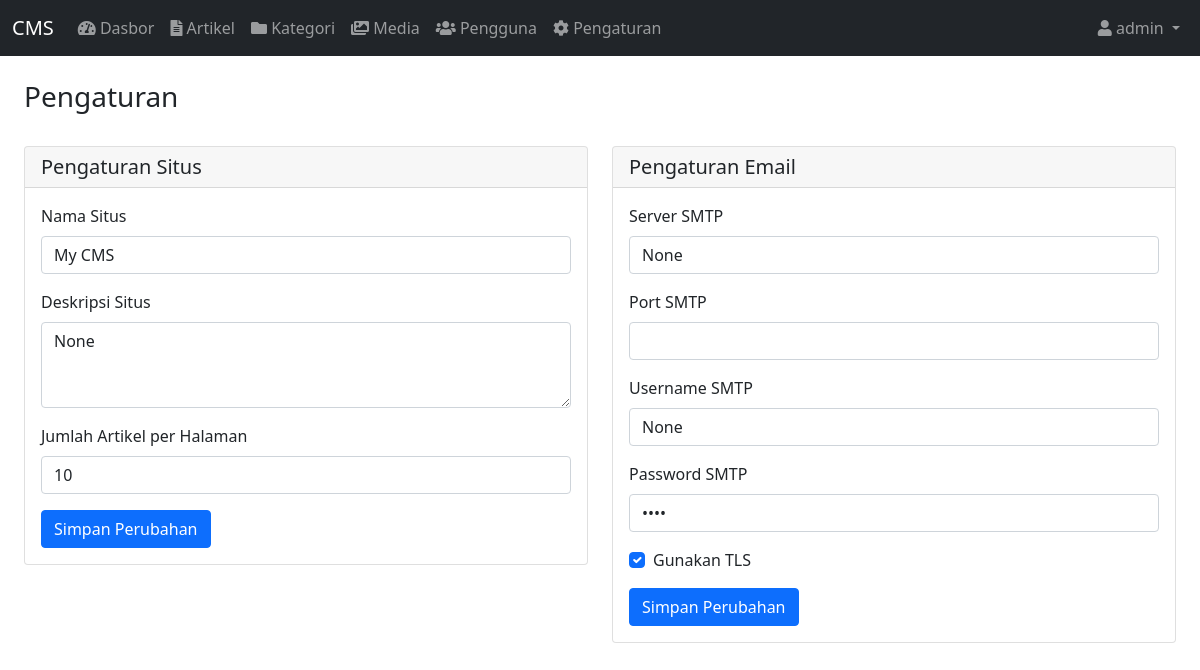
/admin/settings (signed in), run on the app's committed database.
### app.py (models this page shows, shortened)
class User(UserMixin, db.Model):
    id = db.Column(db.Integer, primary_key=True)
    username = db.Column(db.String(80), unique=True, nullable=False)
    email = db.Column(db.String(120), unique=True, nullable=False)
    password_hash = db.Column(db.String(128))
    full_name = db.Column(db.String(100))
    role = db.Column(db.String(20), default='author')
    created_at = db.Column(db.DateTime, default=datetime.utcnow)
    posts = db.relationship('Post', backref='author', lazy=True)
    reset_token = db.Column(db.String(128))

class Settings(db.Model):
    id = db.Column(db.Integer, primary_key=True)
    site_name = db.Column(db.String(100), default='My CMS')
    site_description = db.Column(db.Text)
    posts_per_page = db.Column(db.Integer, default=10)
    mail_server = db.Column(db.String(100))
    mail_port = db.Column(db.Integer)
    mail_username = db.Column(db.String(100))
    mail_password = db.Column(db.String(100))
    mail_use_tls = db.Column(db.Boolean, default=True)
    updated_at = db.Column(db.DateTime, default=datetime.utcnow, onupdate=datetime.utcnow)

### app.py (the view)
@app.route('/admin/settings')
@login_required
def admin_settings():
    if current_user.role != 'admin':
        flash('You do not have permission to access settings.', 'danger')
        return redirect(url_for('admin_dashboard'))
    settings = Settings.query.first()
    if not settings:
        settings = Settings()
        db.session.add(settings)
        db.session.commit()
    return render_template('admin/settings.html', settings=settings)

### app.py (called while the page is built)
@app.context_processor
def inject_now():
    return {'now': datetime.now()}

@login_manager.user_loader
def load_user(user_id):
    return User.query.get(int(user_id))

### templates/admin/settings.html (shortened to what this page needs)
{% extends "base.html" %}
{% block content %}
<div class="container-fluid">
    <div class="d-flex justify-content-between align-items-center mb-4">
        <h1 class="h3">Pengaturan</h1>
    </div>
    <div class="row">
        <div class="col-md-6">
            <div class="card">
                <div class="card-header">
                    <h5 class="card-title mb-0">Pengaturan Situs</h5>
                </div>
                <div class="card-body">
                    <form method="POST" action="{{ url_for('admin_update_settings') }}">
                        <div class="mb-3">
                            <label for="site_name" class="form-label">Nama Situs</label>
                            <input type="text" class="form-control" id="site_name" name="site_name" value="{{ settings.site_name }}">
                        </div>
                        <div class="mb-3">
                            <label for="site_description" class="form-label">Deskripsi Situs</label>
                            <textarea class="form-control" id="site_description" name="site_description" rows="3">{{ settings.site_description }}</textarea>
                        </div>
                        <div class="mb-3">
                            <label for="posts_per_page" class="form-label">Jumlah Artikel per Halaman</label>
                            <input type="number" class="form-control" id="posts_per_page" name="posts_per_page" value="{{ settings.posts_per_page }}">
                        </div>
                        <button type="submit" class="btn btn-primary">Simpan Perubahan</button>
                    </form>
                </div>
            </div>
        </div>
        <div class="col-md-6">
            <div class="card">
                <div class="card-header">
                    <h5 class="card-title mb-0">Pengaturan Email</h5>
                </div>
                <div class="card-body">
                    <form method="POST" action="{{ url_for('admin_update_email_settings') }}">
                        <div class="mb-3">
                            <label for="mail_server" class="form-label">Server SMTP</label>
                            <input type="text" class="form-control" id="mail_server" name="mail_server" value="{{ settings.mail_server }}">
                        </div>
                        <div class="mb-3">
                            <label for="mail_port" class="form-label">Port SMTP</label>
                            <input type="number" class="form-control" id="mail_port" name="mail_port" value="{{ settings.mail_port }}">
                        </div>
                        <div class="mb-3">
                            <label for="mail_username" class="form-label">Username SMTP</label>
                            <input type="text" class="form-control" id="mail_username" name="mail_username" value="{{ settings.mail_username }}">
                        </div>
                        <div class="mb-3">
                            <label for="mail_password" class="form-label">Password SMTP</label>
                            <input type="password" class="form-control" id="mail_password" name="mail_password" value="{{ settings.mail_password }}">
                        </div>
                        <div class="mb-3">
                            <div class="form-check">
                                <input type="checkbox" class="form-check-input" id="mail_use_tls" name="mail_use_tls" {% if settings.mail_use_tls %}checked{% endif %}>
                                <label class="form-check-label" for="mail_use_tls">Gunakan TLS</label>
                            </div>
                        </div>
                        <button type="submit" class="btn btn-primary">Simpan Perubahan</button>
                    </form>
                </div>
            </div>
        </div>
    </div>
</div>
{% endblock %}

### templates/base.html (shortened to what this page needs)
<!DOCTYPE html>
<html lang="id">
<head>
    <link href="https://cdn.jsdelivr.net/npm/bootstrap@5.1.3/dist/css/bootstrap.min.css" rel="stylesheet">
    <link href="https://cdnjs.cloudflare.com/ajax/libs/font-awesome/5.15.4/css/all.min.css" rel="stylesheet">
    <link href="{{ url_for('static', filename='css/admin.css') }}" rel="stylesheet">
</head>
<body>
    <nav class="navbar navbar-expand-lg navbar-dark bg-dark">
        <div class="container-fluid">
            <a class="navbar-brand" href="{{ url_for('admin_dashboard') }}">CMS</a>
            <div class="collapse navbar-collapse" id="navbarNav">
                <ul class="navbar-nav">
                    {% if current_user.is_authenticated %}
                    <li class="nav-item">
                        <a class="nav-link" href="{{ url_for('admin_dashboard') }}">
                            <i class="fas fa-tachometer-alt"></i> Dasbor
                        </a>
                    </li>
                    <li class="nav-item">
                        <a class="nav-link" href="{{ url_for('admin_posts') }}">
                            <i class="fas fa-file-alt"></i> Artikel
                        </a>
                    </li>
                    <li class="nav-item">
                        <a class="nav-link" href="{{ url_for('admin_categories') }}">
                            <i class="fas fa-folder"></i> Kategori
                        </a>
                    </li>
                    <li class="nav-item">
                        <a class="nav-link" href="{{ url_for('admin_media') }}">
                            <i class="fas fa-images"></i> Media
                        </a>
                    </li>
                    <li class="nav-item">
                        <a class="nav-link" href="{{ url_for('admin_users') }}">
                            <i class="fas fa-users"></i> Pengguna
                        </a>
                    </li>
                    {% if current_user.role == 'admin' %}
                    <li class="nav-item">
                        <a class="nav-link" href="{{ url_for('admin_settings') }}">
                            <i class="fas fa-cog"></i> Pengaturan
                        </a>
                    </li>
                    {% endif %}
                    {% endif %}
                </ul>
                <ul class="navbar-nav ms-auto">
                    {% if current_user.is_authenticated %}
                    <li class="nav-item dropdown">
                        <a class="nav-link dropdown-toggle" href="#" id="navbarDropdown" role="button" data-bs-toggle="dropdown">
                            <i class="fas fa-user"></i> {{ current_user.username }}
                        </a>
                    </li>
                    {% endif %}
                </ul>
            </div>
        </div>
    </nav>
    <div class="container-fluid py-4">
        {% block content %}{% endblock %}
    </div>
</body>
</html>

### data on the page
User: username "admin"
Settings: site_name "My CMS", site_description "None", posts_per_page "10", mail_server "None", mail_username "None", mail_use_tls "☑"
